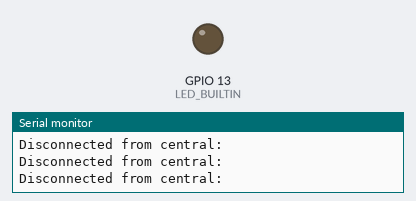
The program below on a simulated ESP32. Parts: output pins drawn as LEDs (lit = HIGH), the last lines printed to the serial monitor. Nothing arrives over Bluetooth unless stated; a phone connects over Bluetooth LE 3 s after start.

Above: at 0.1 s.
At 3.1 s:
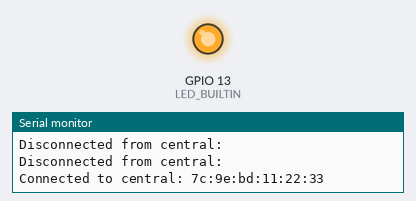
Timing chart, 0 to 4.6 s (numbered marks = the images above):
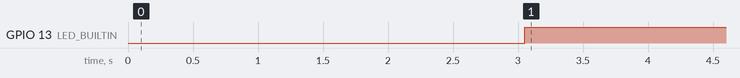

The program:

main.cpp
```cpp
#include <Arduino.h>
// BLE libraries - moc veliké knihovny... i s mqtt => málo paměti flash
// #include <BLEDevice.h>
// #include <BLEServer.h>
// #include <BLEUtils.h>
// #include <BLE2902.h>
// náhrada:
#include <ArduinoBLE.h>
#define LED_BUILTIN 13

#define SERVICE_UUID "4fafc201-1fb5-459e-8fcc-c5c9c331914b"
#define CHARACTERISTIC_UUID "beb5483e-36e1-4688-b7f5-ea07361b26a8"

BLEService customService(SERVICE_UUID);
BLEStringCharacteristic customCharacteristic(CHARACTERISTIC_UUID, BLERead | BLENotify, 20);

void setup()
{
  Serial.begin(9600);
  while (!Serial)
    ;

  pinMode(LED_BUILTIN, OUTPUT);

  if (!BLE.begin())
  {
    Serial.println("Starting BLE failed!");
    while (1)
      ;
  }

  BLE.setLocalName("ESP32_BLE_Server");
  BLE.setAdvertisedService(customService);
  customService.addCharacteristic(customCharacteristic);
  BLE.addService(customService);

  BLE.advertise();
  Serial.println("Bluetooth device active, waiting for connections...");
}

void loop()
{
  BLEDevice central = BLE.central();

  if (central)
  {
    Serial.print("Connected to central: ");
    Serial.println(central.address());
    digitalWrite(LED_BUILTIN, HIGH);

    while (central.connected())
    {
      // Posílání řetězce "Hello from ESP32"
      customCharacteristic.writeValue("Hello from ESP32");
      delay(200);
    }
  }

  digitalWrite(LED_BUILTIN, LOW);
  Serial.print("Disconnected from central: ");
  Serial.println(central.address());
}
```

Measured:
- by itself, GPIO 13 (LED_BUILTIN): LOW → HIGH at 3.1 s
